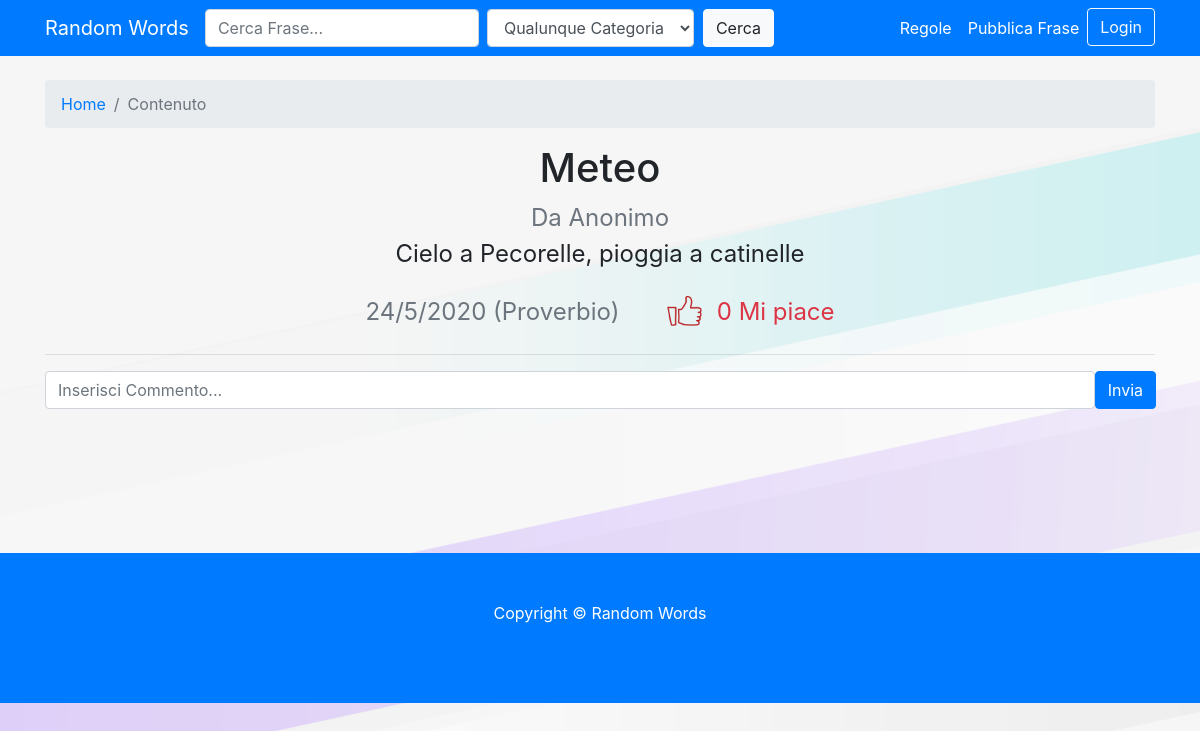
Page /contenuto/40/ on the committed database.
### randomwords/models.py (models this page shows, shortened)
class Contenuto(models.Model):
    Cod_Cont=models.AutoField(primary_key=True)
    testo=models.CharField(max_length=500)
    titolo=models.CharField(max_length=50,default="")
    data=models.DateTimeField(auto_now_add=True)
    approvato=models.IntegerField()
    estrazioni=models.IntegerField()
    Cod_Utente = models.ForeignKey(Utente, on_delete=models.CASCADE)
    Cod_Cate=models.ForeignKey(Categoria, on_delete=models.CASCADE)

class Utente(models.Model):
    Cod_Utente=models.AutoField(primary_key=True)
    verificato=models.IntegerField(default=0)
    nickname=models.CharField(max_length=30)
    password=models.CharField(max_length=70)
    email=models.CharField(max_length=30)
    descrizione=models.CharField(max_length=200)
    permesso=models.IntegerField()

### randomwords/views.py (the view, shortened to what this page needs)
# urls.py: path('contenuto/<int:cod>/',views.contenuto,name="contenuto"),
def contenuto(request,cod):
    b=cookies(request)
    if b==0:
        login=False
        op=False
    elif b==1:
        login=True
        op=False
    elif (b==2) or (b==3):
        login=True
        op=True
    elif b==-1:
        return redirect("/")
    elif b==-2:
        return redirect("/")
    try:
        pre=request.META['HTTP_REFERER']
        if pre==request.build_absolute_uri():
            pre=False
    except:
        pre=False
    forminvio=Commento()
    scelte=sceltecategorie()
    query=Contenuto.objects.filter(Cod_Cont=int(cod))
    conte=listeindex(query,2,request,login)[0]
    admin=False
    if login==True:
        cooki=request.COOKIES.get('sessione')
        utente=Sessione.objects.filter(Cod_Sessio=cooki)[0].Cod_Utente
        if utente.permesso==2:
            admin=True
    query=Commento.objects.filter(Cod_Cont=int(cod)).order_by('-data')
    commenti=[]
    i=0
    return render(request, 'contenuto.html',{'login': login,'op':op,'form':forminvio,'scelte':scelte,'conte':conte,'commenti':commenti,'pre':pre})

### randomwords/views.py (called while the page is built)
def cookies(request):
    if request.COOKIES.get('sessione'):
        cookies=request.COOKIES.get('sessione')
        query=Sessione.objects.filter(Cod_Sessio=cookies)
        if len(query)==0:
            return -1
        if query[0].Cod_Utente.nickname=="Anonimo":
            return 0
        elif query[0].Cod_Utente.permesso==0:
            return 1
        elif query[0].Cod_Utente.permesso==1:
            return 2
        elif query[0].Cod_Utente.permesso==2:
            return 3
    else:
        x_forwarded_for = request.META.get('HTTP_X_FORWARDED_FOR')
        if x_forwarded_for:
            ip = x_forwarded_for.split(',')[0]
        else:
            ip = request.META.get('REMOTE_ADDR')
        query=Sessione.objects.filter(ip=ip)
        if len(query)==0:
            return 0
        return -2

def sceltecategorie():
    scelte=[]
    query=Categoria.objects.all()
    i=0
    for i in range(len(query)):
        if query[i].nomecategoria!="Nessuna":
            info = {
                "id": str(query[i].Cod_Cate),
                "nome": query[i].nomecategoria,
            }
            scelte.append(info)
    return scelte

### randomwords/templates/contenuto.html (shortened to what this page needs)
{% extends "base.html" %}
{% block content %}
<div class="container">
<br>
<ol class="breadcrumb">
  <li class="breadcrumb-item">
    <a href="/">Home</a>
  </li>
  <li class="breadcrumb-item active">Contenuto</li>
</ol>
<center>
<font size="+2">
  <h1>{{conte.titolo}}</h1>
  {% if conte.booleanlink %}
  <a href="{{conte.autorelink}}" class="card-subtitle mb-2 text-muted">Da {{conte.autore}}</a>
  {% else %}
  <a class="mb-2 text-muted">Da {{conte.autore}}</a>
  {% endif %}
  <p>{{conte.frase}}</p>
  <a class="mb-2 text-muted">{{conte.data}} {{conte.categoria}} &nbsp;&nbsp;&nbsp;&nbsp;</a>
  <a href="{{conte.likelink}}"><img src={% if conte.likeb %}"/static/img/like2.png"{% else %}"/static/img/like1.png"{% endif %} href="#"  height="50" width="50"></a>
  <a class="text-danger">{{conte.like}} Mi piace</a>
</font>
</center>
<hr>
<form action="" method="post" class="input-group-prepend">{% csrf_token %}
  <input maxlength="100" class="form-control" id="testo" name="testo" placeholder="Inserisci Commento...">
  <button type="submit" class="btn btn-primary">Invia</button>
</form>
<br>
<br>
<br>
<br>
<br>
<br>
</div>
{% endblock %}

### randomwords/static/css/css2.css (style rules this page uses)
body { padding-top: 56px; }

### randomwords/templates/base.html (style rules this page uses)
body { background-image: url("/static/img/background.png"); background-color: #cccccc; }

### rows in the picture
Contenuto: titolo "Meteo", frase "Cielo a Pecorelle, pioggia a catinelle"
Utente: autore "Anonimo"

### other values in the picture
{{ conte.data }} "24/5/2020"
{{ conte.categoria }} "(Proverbio)"
{{ conte.like }} "0"
